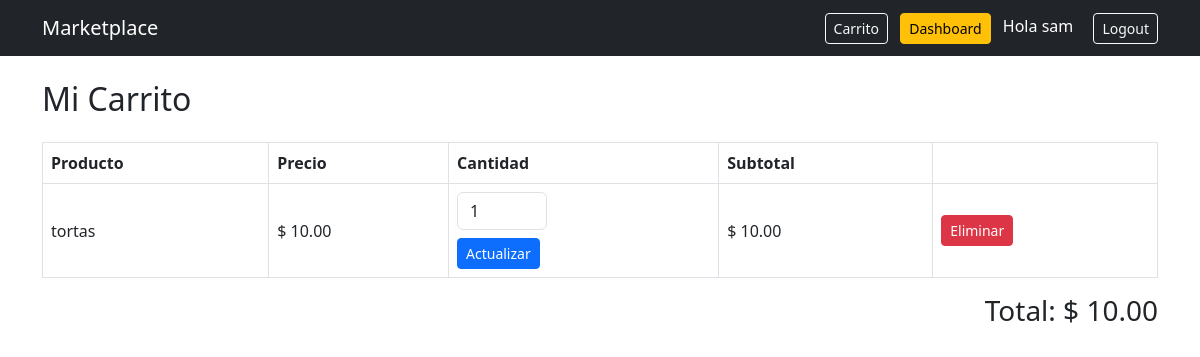
The page /cart/ (signed in) on the database its author committed.
### store/models.py (models this page shows, shortened)
class User(AbstractUser):
    id = models.UUIDField(primary_key=True, default=uuid.uuid4, editable=False)
    is_seller = models.BooleanField(default=False)

class CartItem(models.Model):
    id = models.UUIDField(primary_key=True, default=uuid.uuid4, editable=False)
    cart = models.ForeignKey(Cart, on_delete=models.CASCADE)
    product = models.ForeignKey(Product, on_delete=models.CASCADE)
    quantity = models.PositiveIntegerField(default=1)
    class Meta:
        unique_together = ('cart', 'product')
    @property
    def subtotal(self):
        return self.product.price * self.quantity

class Product(models.Model):
    id = models.UUIDField(primary_key=True, default=uuid.uuid4, editable=False)
    name = models.CharField(max_length=150)
    description = models.TextField()
    image = models.ImageField(upload_to='upload/', blank=True, null=True)
    price = models.DecimalField(max_digits=10, decimal_places=2)
    stock = models.PositiveIntegerField(default=0)
    owner = models.ForeignKey(
        User,
        on_delete=models.CASCADE,
        related_name='products'
    )  # 1:N
    categories = models.ManyToManyField(
        Category,
        related_name='products'
    )  # N:M
    created_at = models.DateTimeField(auto_now_add=True)

class Cart(models.Model):
    id = models.UUIDField(primary_key=True, default=uuid.uuid4, editable=False)
    user = models.ForeignKey(
        User,
        on_delete=models.CASCADE,
        related_name='carts'
    )  # 1:N
    products = models.ManyToManyField(
        Product,
        through='CartItem',
        related_name='carts'
    )
    created_at = models.DateTimeField(auto_now_add=True)
    @property
    def total(self):
        return sum(item.subtotal for item in self.cartitem_set.all())

### store/views.py (the view)
# urls.py: path('cart/', views.cart_detail, name='cart_detail'),
@login_required
def cart_detail(request):
    cart, created = Cart.objects.get_or_create(
        user=request.user
    )
    return render(request, 'store/cart_detail.html', {
        'cart': cart
    })

### store/templates/store/cart_detail.html (shortened to what this page needs)
{% extends 'store/base.html' %}
{% block content %}
<h2 class="mb-4">Mi Carrito</h2>
{% if cart.cartitem_set.all %}
<table class="table table-bordered align-middle">
    <thead>
        <tr>
            <th>Producto</th>
            <th>Precio</th>
            <th>Cantidad</th>
            <th>Subtotal</th>
            <th></th>
        </tr>
    </thead>
    <tbody>
    {% for item in cart.cartitem_set.all %}
        <tr>
            <td>{{ item.product.name }}</td>
            <td>$ {{ item.product.price }}</td>
            <td>
                <form method="POST"
                      action="{% url 'update_cart_item' item.id %}">
                    <input type="number"
                           name="quantity"
                           value="{{ item.quantity }}"
                           min="1"
                           class="form-control"
                           style="width:90px;">
                    <button class="btn btn-sm btn-primary mt-2">
                        Actualizar
                    </button>
                </form>
            </td>
            <td>
                $ {{ item.subtotal }}
            </td>
            <td>
                <a href="{% url 'remove_from_cart' item.id %}"
                   class="btn btn-danger btn-sm">
                    Eliminar
                </a>
            </td>
        </tr>
    {% endfor %}
    </tbody>
</table>
<div class="text-end">
    <h3>Total: $ {{ cart.total }}</h3>
</div>
{% else %}
<div class="alert alert-info">
    Tu carrito está vacío
</div>
{% endif %}
{% endblock %}

### store/templates/store/base.html (shortened to what this page needs)
<!DOCTYPE html>
<html lang="es">
<head>
    <link href="https://cdn.jsdelivr.net/npm/bootstrap@5.3.0/dist/css/bootstrap.min.css" rel="stylesheet">
</head>
<body>
<nav class="navbar navbar-expand-lg navbar-dark bg-dark">
  <div class="container">
    <a class="navbar-brand" href="/">Marketplace</a>
    <div>
      <a href="{% url 'cart_detail' %}"
        class="btn btn-outline-light btn-sm me-2">
           Carrito
      </a>
      {% if user.is_authenticated and user.is_seller %}
        <a href="{% url 'dashboard' %}" class="btn btn-warning btn-sm me-2">Dashboard</a>
      {% endif %}
      {% if user.is_authenticated %}
        <span class="text-white me-3">Hola {{ user.username }}</span>
        <a href="{% url 'logout' %}" class="btn btn-outline-light btn-sm">Logout</a>
      {% else %}
        <a href="{% url 'login' %}" class="btn btn-outline-light btn-sm me-2">Login</a>
        <a href="{% url 'register' %}" class="btn btn-primary btn-sm">Registro</a>
      {% endif %}
    </div>
  </div>
</nav>
<div class="container mt-4">
    {% block content %}{% endblock %}
</div>
</body>
</html>

### rows shown on the page
User: username "sam"
CartItem: product.name "tortas", product.price "10.00", quantity "1", subtotal "10.00"
Cart: total "10.00"
